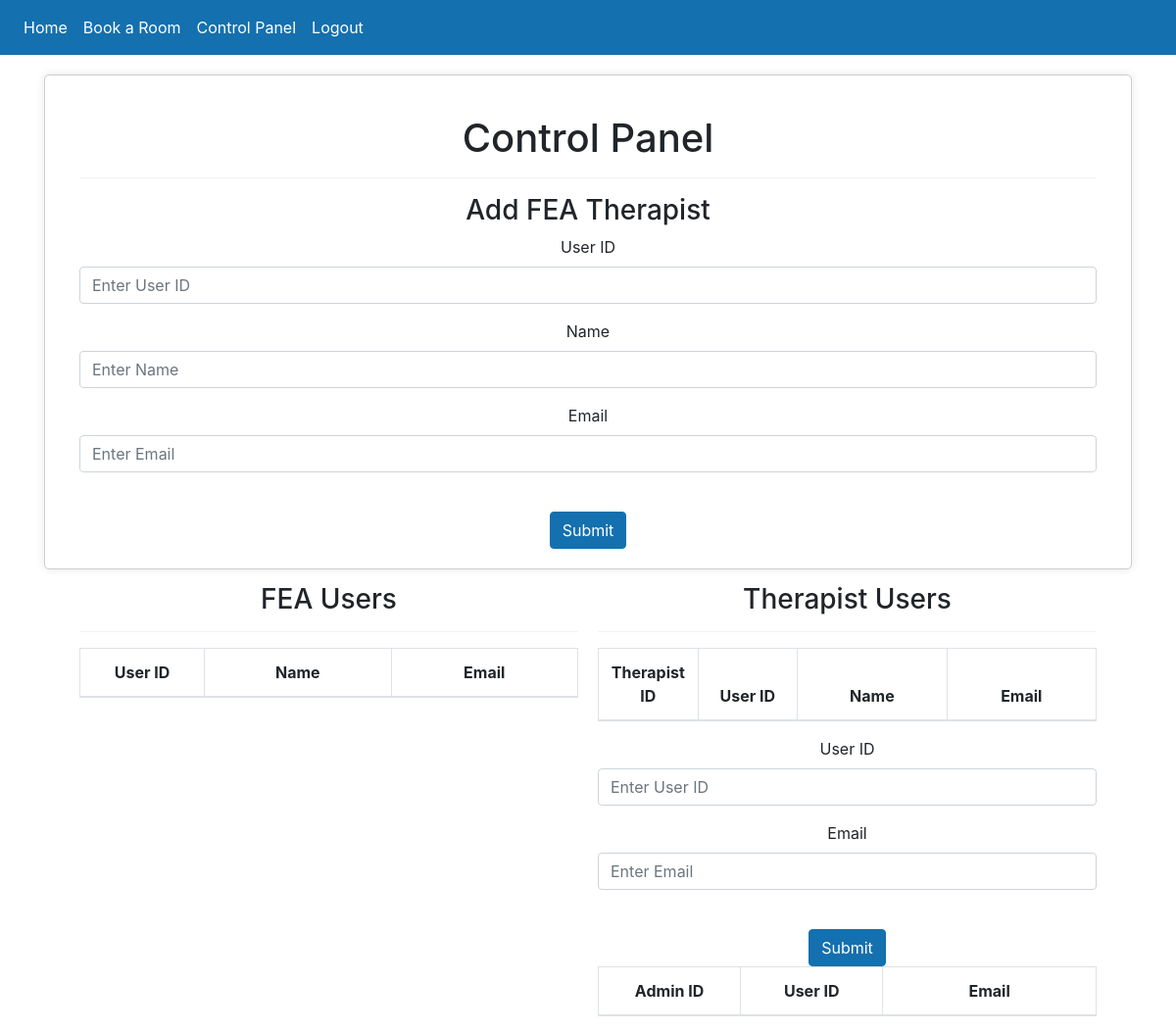
Before: /admin_table (signed in) with the older database file.
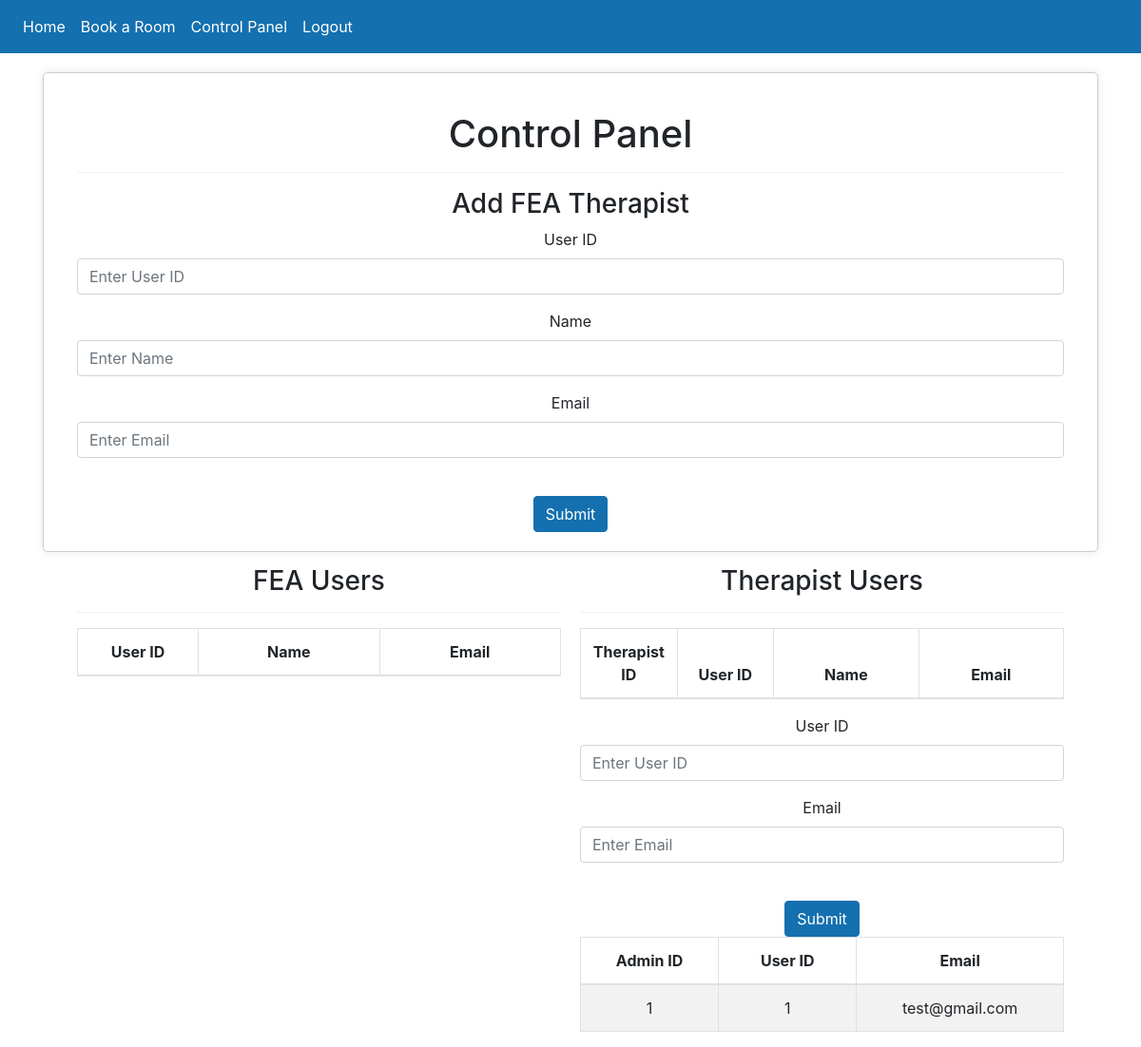
After: the same page with the newer database file.
### website/models.py (models this page shows)
class Admin(db.Model, UserMixin):
    admin_id = db.Column(db.Integer, primary_key=True)
    user_id = db.Column(db.Integer, db.ForeignKey('user.id'))
    email = db.Column(db.String(150), db.ForeignKey('user.email'))

### website/views.py (the view)
@views.route('admin_table', methods=['GET','POST'])
@login_required
def admin_table():
    admin = Admin.query.all()
    return render_template('control_panel.html', user=current_user, admin=admin)

### website/__init__.py (called while the page is built)
def create_app():
    app = Flask(__name__)
    app.config['SECRET_KEY'] = 'Team2 Stockton University'
    app.config['SQLALCHEMY_DATABASE_URI'] = f'sqlite:///{DB_NAME}'
    db.init_app(app)
    from .views import views
    from .auth import auth
    app.register_blueprint(views, url_prefix='/')
    app.register_blueprint(auth, url_prefix='/')
    from .models import User, Note
    create_database(app)
    login_manager = LoginManager()
    login_manager.login_view = 'auth.login'  #Flask will redirect to auth.login if the user is not logged in.
    login_manager.init_app(app) #allows login_manager to use the app
    @login_manager.user_loader #Will look for PK and check if id = user_id in the database.
    def load_user(user_id):
        return User.query.get(int(user_id))
    return app

### website/templates/control_panel.html (shortened to what this page needs)
{% extends "base.html" %}
{% block content %}
<div class="center-box" style="max-width: 2400px; margin: 20px auto; z-index: -1;">
    <h1 align="center" style="margin-top: 20px;">Control Panel</h1>
    <div class="container-fluid" style="clear: both;">
        <div class="section">
            <hr style="opacity: 0.5;">
            <h3>Add FEA Therapist</h3>
            <form method="POST" action="/add-therapist">
                <div class="form-group">
                    <label for="id">User ID</label>
                    <input type="number" step="1" class="form-control" name="id" placeholder="Enter User ID" />
                </div>
                <div class="form-group">
                    <label for="name">Name</label>
                    <input type="text" class="form-control" name="name" placeholder="Enter Name" />
                </div>
                <div class="form-group">
                    <label for="email">Email</label>
                    <input type="text" class="form-control" name="email" placeholder="Enter Email" />
                </div>
                <br />
                <button type="submit" class="btn btn-primary">Submit</button>
            </form>
        </div>
        <div class="section" style="float: left; width: 50%; padding-right: 10px; margin-top: 35px;">
            <div class="table-box">
                <h3>FEA Users</h3>
                <hr style="opacity: 0.5;">
                <div class="table-container">
                    <table class="table table-striped table-bordered">
                        <thead>
                            <tr>
                                <th style="width: 20%;">User ID</th>
                                <th style="width: 30%;">Name</th>
                                <th style="width: 30%;">Email</th>
                            </tr>
                        </thead>
                    </table>
                </div>
            </div>
        </div>
        <div class="section" style="float: left; width: 50%; padding-left: 10px; margin-top: 35px;">
            <div class="table-box">
                <h3>Therapist Users</h3>
                <hr style="opacity: 0.5;">
                <div class="table-container">
                    <table class="table table-striped table-bordered">
                        <thead>
                            <tr>
                                <th style="width: 20%;">Therapist ID</th>
                                <th style="width: 20%;">User ID</th>
                                <th style="width: 30%;">Name</th>
                                <th style="width: 30%;">Email</th>
                            </tr>
                        </thead>
                    </table>
                </div>
            <form method="POST" action="/add-admin">
                <div class="form-group">
                    <label for="id">User ID</label>
                    <input type="number" step="1" class="form-control" name="id" placeholder="Enter User ID" />
                </div>
                <div class="form-group">
                    <label for="email">Email</label>
                    <input type="text" class="form-control" name="email" placeholder="Enter Email" />
                </div>
                <br />
                <button type="submit" class="btn btn-primary">Submit</button>
            </form>
                <div class="table-container">
                    <table class="table table-striped table-bordered">
                        <thead>
                            <tr>
                                <th style="width: 20%;">Admin ID</th>
                                <th style="width: 20%;">User ID</th>
                                <th style="width: 30%;">Email</th>
                            </tr>
                        </thead>
                        <tbody>
                            {% for admin in admin %}
                                <tr>
                                    <td style="width: 20%;">{{ admin.admin_id }}</td>
                                    <td style="width: 20%;">{{ admin.user_id }}</td>
                                    <td style="width: 30%;">{{ admin.email }}</td>
                                </tr>
                            {% endfor %}
                        </tbody>
                    </table>
                </div>
            </div>
        </div>
    </div>
</div>
{% endblock %}

### website/templates/base.html (shortened to what this page needs)
<!DOCTYPE html>
<html>
    <head>
        <link
        rel="stylesheet"
        href="https://stackpath.bootstrapcdn.com/bootstrap/4.4.1/css/bootstrap.min.css"
        />
        <link
        rel="stylesheet"
        href="https://stackpath.bootstrapcdn.com/font-awesome/4.7.0/css/font-awesome.min.css"
        />
        <link
        rel="stylesheet"
        href="../static/style.css"
        />
    </head>
    <body>
      <nav class="navbar navbar-expand-lg navbar-dark bg-dark">
          <div class="collapse navbar-collapse" id="navbar">
            <div class="navbar-nav">
              {% if user.is_authenticated %}
              <a class="nav-item nav-link" id="home" href="/">Home</a>
              <a class="nav-item nav-link" id="book" href="/book">Book a Room</a>
              <a class="nav-item nav-link" id="control_panel" href="/control_panel">Control Panel</a>
              <a class="nav-item nav-link" id="logout" href="/logout">Logout</a>
                {% else %}
              <a class="nav-item nav-link" id="login" href="/login">Login</a>
              <a class="nav-item nav-link" id="Register" href="/register">Register</a>
              {% endif %}
            </div>
          </div>
        </nav>
        <div class="container">{% block content %} {% endblock %}</div>
    </body>
</body>
</html>
</html>

### website/static/style.css (style rules this page uses)
.btn-primary { color: #fff; background-color: #1470af; border-color: #1470af; }
.bg-dark { background-color: #1470af!important; }
.navbar-dark .navbar-nav .nav-link { color: #ffffff; }
body { margin-bottom: 100px; }
.center-box { max-width: 400px; margin: 20px auto; text-align: center; padding: 20px; border: 1px solid #ccc; border-radius: 5px; background-color: #fff; box-shadow: 0 0 10px rgba(0, 0, 0, 0.1); }

Changed rows visible on the page:
added Admin: admin_id "1", user_id "1", email "test@gmail.com"
